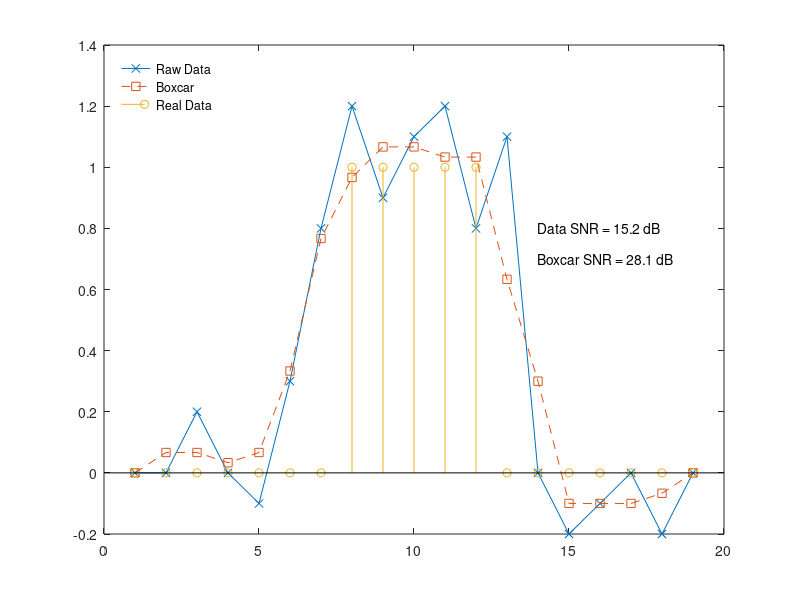

Write the MATLAB code that produced this figure.
% sliding_average.m
%
% BME154L (Spring 2012)
% Problem Set #6 (Sliding Window Averager)
%
% Mark Palmeri

data = [ 0 0.2 0 -0.1 0.3 0.8 1.2 0.9 1.1 1.2 0.8 1.1 0 -0.2 -0.1 0 -0.2 ];

% pad the data with a 0 on the front and back to do a 3-sample boxcar
data = [0 data 0];

figure;
plot(data,'-x');
hold on;

% 3-sample boxcar
data_boxcar = zeros(1,length(data));
data_boxcar(2:end-1) = (data(1:end-2) + data(2:end-1) + data(3:end))/3;
plot(data_boxcar,'--s');

% real signal
real = [0 0 0 0 0 0 0 1 1 1 1 1 0 0 0 0 0 0 0];
stem(real,'-')

% compute SNR
nonzero = find(real ~= 0)
snr_data = 20*log10(mean(data(nonzero))/std(data(nonzero)))
snr_data_boxcar = 20*log10(mean(data_boxcar(nonzero))/std(data_boxcar(nonzero)))

legend('Raw Data','Boxcar','Real Data','Location','Northwest');
legend boxoff
text(14.0,0.8,sprintf('Data SNR = %.1f dB',snr_data));
text(14.0,0.7,sprintf('Boxcar SNR = %.1f dB',snr_data_boxcar));
